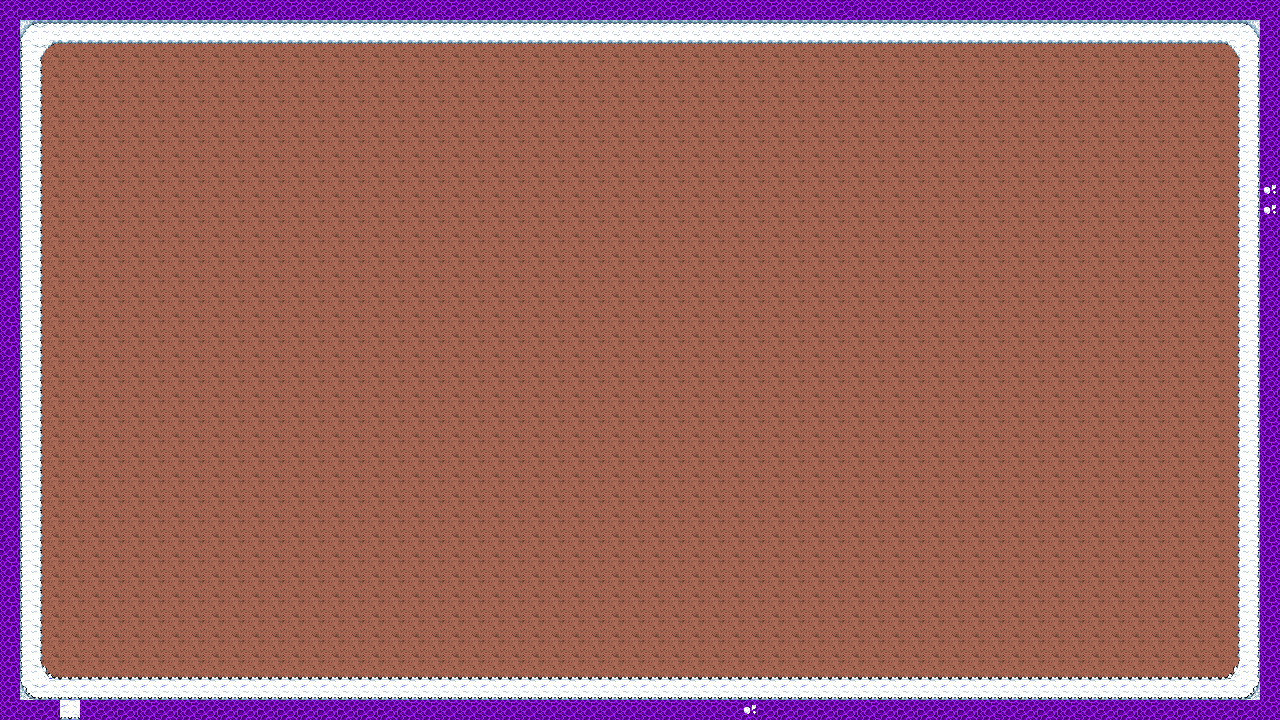

The image is a tile-based game level rendered from a .tmx file. Its description and source (layers, tilesets, objects; grid data summarised) follow:
An orthogonal 64x36 tile map with 20x20 px tiles, 1 tile layer (Calque de Tuiles 1) and 12 objects (7x neige, 4x collision, point d'apparition).

<map version="1.10" tiledversion="1.10.2" orientation="orthogonal" renderorder="right-down" width="64" height="36" tilewidth="20" tileheight="20" infinite="0" nextlayerid="3" nextobjectid="15">
 <tileset firstgid="1" source="neige.tsx" />
 <layer id="1" name="Calque de Tuiles 1" width="64" height="36">
  <data>[2304 cells, 2304 non-empty, 20 distinct tile ids]</data>
 </layer>
 <objectgroup id="2" name="Calque d'Objets 1">
  <object id="1" type="collision" x="4.66667" y="-2.83333" width="1291" height="21.5" />
  <object id="3" type="collision" x="-40.9848" y="702.083" width="1444.09" height="21.5" />
  <object id="4" type="collision" x="-7.66667" y="-14.9167" width="29.5" height="743.333" />
  <object id="5" type="collision" x="1261.08" y="-8.83333" width="29.5" height="751.333" />
  <object id="6" name="point d'apparition" x="700.5" y="319.5">
   <point />
  </object>
  <object id="7" type="neige" x="601" y="219.667" width="197.333" height="21.3333" />
  <object id="9" type="neige" x="602" y="398.333" width="197.333" height="21.3333" />
  <object id="10" type="neige" x="778" y="237.333" width="19.9997" height="164" />
  <object id="11" type="neige" x="23.3337" y="12.3337" width="19.9997" height="704" />
  <object id="12" type="neige" x="1236.67" y="9.33333" width="19.9997" height="704" />
  <object id="13" type="neige" x="40.1668" y="23.8333" width="1346.67" height="20" />
  <object id="14" type="neige" x="-84.0017" y="678" width="1346.67" height="20" />
 </objectgroup>
</map>
